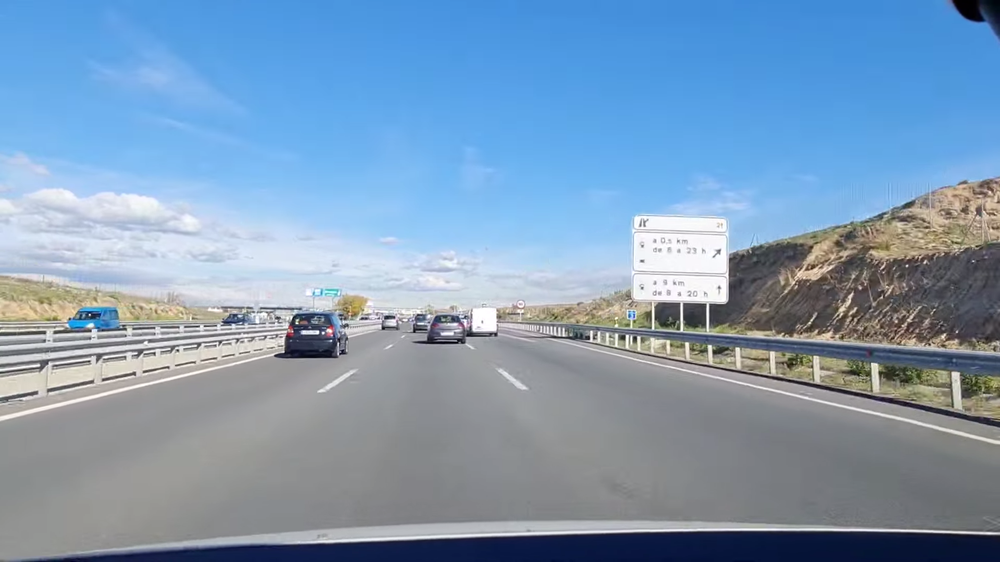
#> input picture test_detection/00000.png, 1000 x 562 px, shrunk from 1920 x 1080 before the run
$ python -i vision.py   (imports and definitions only)
#> lines starting #> are read from the running program, lines starting #| are printed output that depends on the picture
#> further down, picture is the input picture: shape (562, 1000, 3); mean B, G, R 182.1, 154.8, 127.1
import cv2
import numpy as np

# [99 lines left out: functions apply_nms, suppress_contained, estimate_fog_conditions, not called in this run]

# Aplica CLAHE en espacio LAB para mejorar contraste local.
def enhance_image_clahe(image):
    """
    Aplica CLAHE (Contrast Limited Adaptive Histogram Equalization) en el canal de Luminancia (L) del espacio LAB.

    Motivo: A diferencia de la ecualización de histograma normal que actúa sobre toda la imagen,
    CLAHE opera en pequeños bloques mejorando el contraste local sin amplificar en exceso
    el ruido. Esto es vital para revelar paneles ocultos por mala iluminación.
    El espacio LAB se usa porque separa completamente la luminosidad (L) del color (A, B).
    """
    lab = cv2.cvtColor(image, cv2.COLOR_BGR2LAB)
#> lab: shape (562, 1000, 3); mean of channels 0, 1, 2 159.9, 127.3, 111.4
    l_ch, a_ch, b_ch = cv2.split(lab)
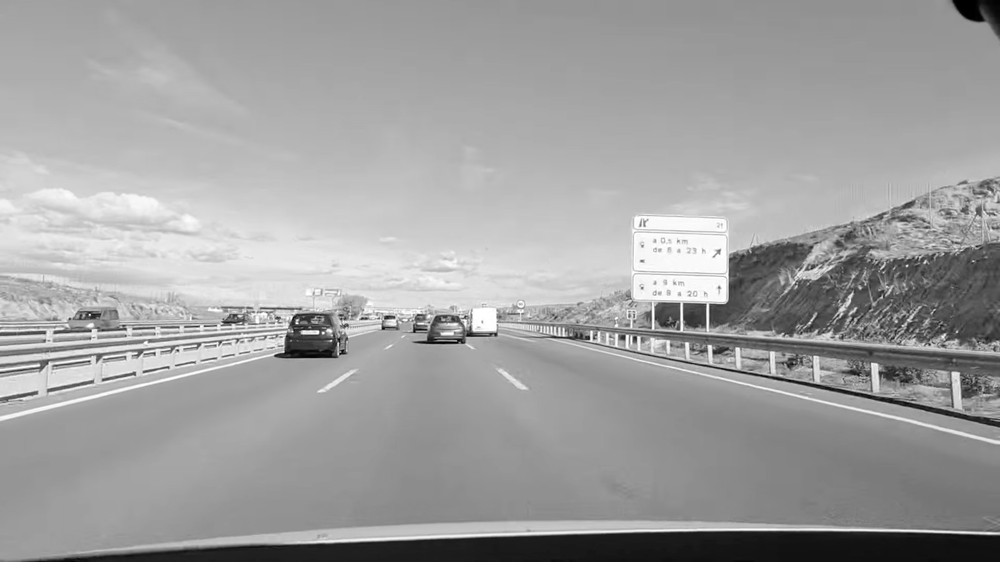
#> l_ch: shape (562, 1000); min 0, max 255, mean 159.9
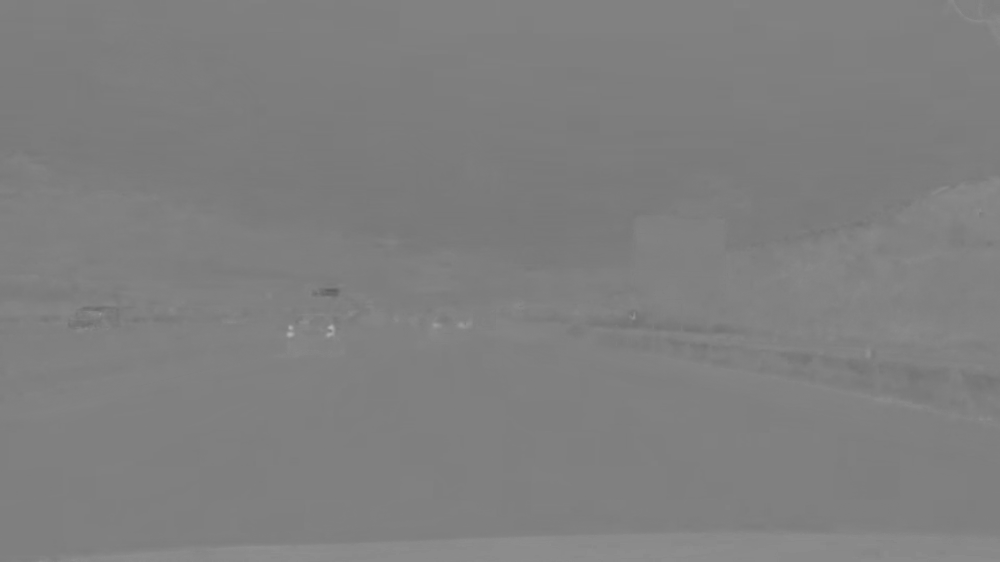
#> a_ch: shape (562, 1000); min 95, max 178, mean 127.3
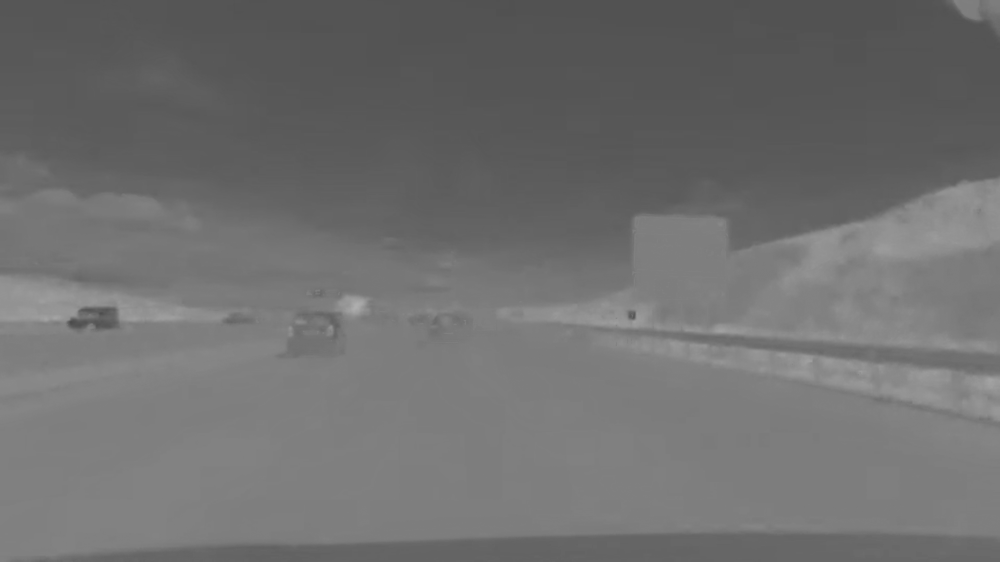
#> b_ch: shape (562, 1000); min 75, max 174, mean 111.4
    clahe = cv2.createCLAHE(clipLimit=4.0, tileGridSize=(8, 8))
    lab_enh = cv2.merge([clahe.apply(l_ch), a_ch, b_ch])
#> lab_enh: shape (562, 1000, 3); mean of channels 0, 1, 2 143.5, 127.3, 111.4
    enh_bgr = cv2.cvtColor(lab_enh, cv2.COLOR_LAB2BGR)
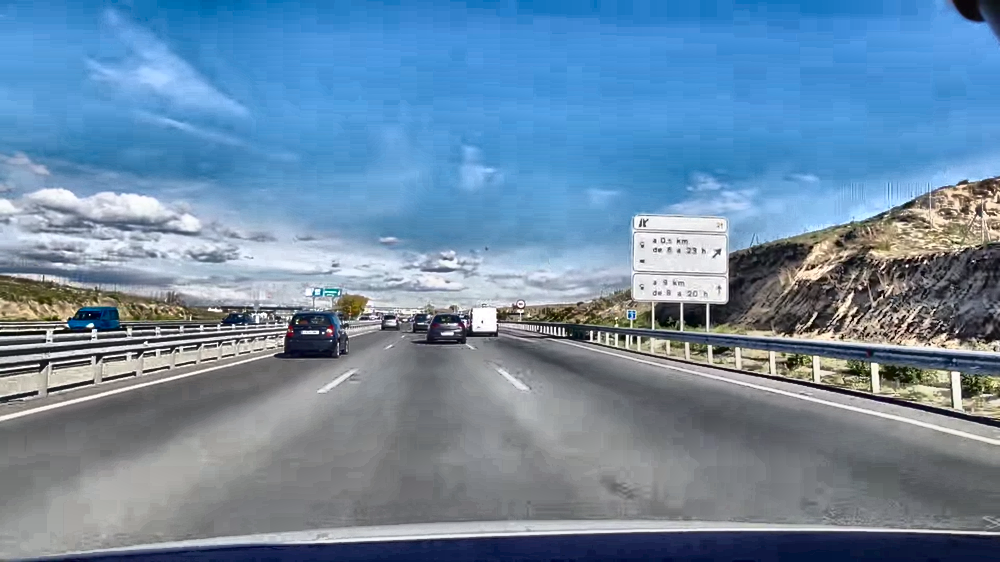
#> enh_bgr: shape (562, 1000, 3); mean B, G, R 165.1, 138.4, 109.2
    enh_hsv = cv2.cvtColor(enh_bgr, cv2.COLOR_BGR2HSV)
#> enh_hsv: shape (562, 1000, 3); mean H, S, V 94.6, 85.7, 167.9
    enh_gray_eq = cv2.cvtColor(enh_bgr, cv2.COLOR_BGR2GRAY)
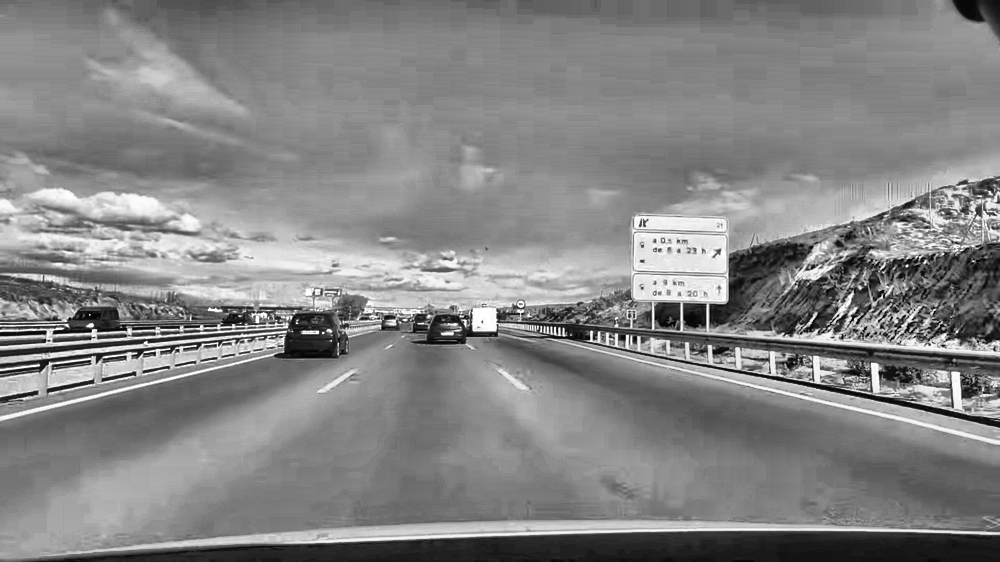
#> enh_gray_eq: shape (562, 1000); min 2, max 255, mean 132.7
    return enh_bgr, enh_hsv, enh_gray_eq


# Genera la máscara ideal para el score de correlación.
# [16 lines left out: function build_ideal_mask, not called in this run]

>>> import cv2
>>> picture = cv2.imread('../test_detection/00000.png')
>>> result = enhance_image_clahe(picture)

$ run again, on test_detection/00001.png
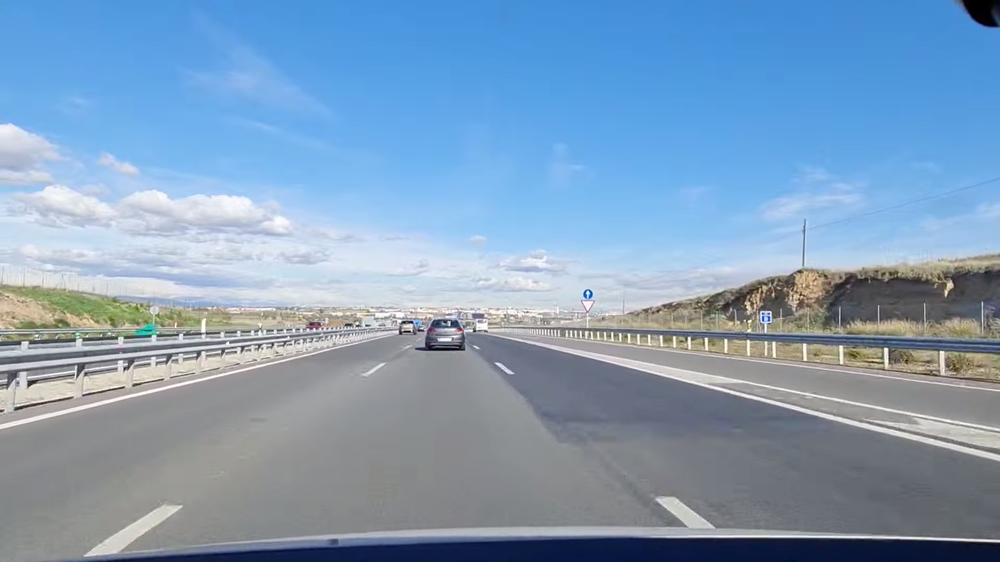
#> input picture test_detection/00001.png, 1000 x 562 px, shrunk from 1920 x 1080 before the run
#> picture is the input picture: shape (562, 1000, 3); mean B, G, R 185.4, 157.4, 129
#> lab: shape (562, 1000, 3); mean of channels 0, 1, 2 162.5, 127, 111
#> in enhance_image_clahe, `l_ch, a_ch, b_ch = cv2.split(lab)`:
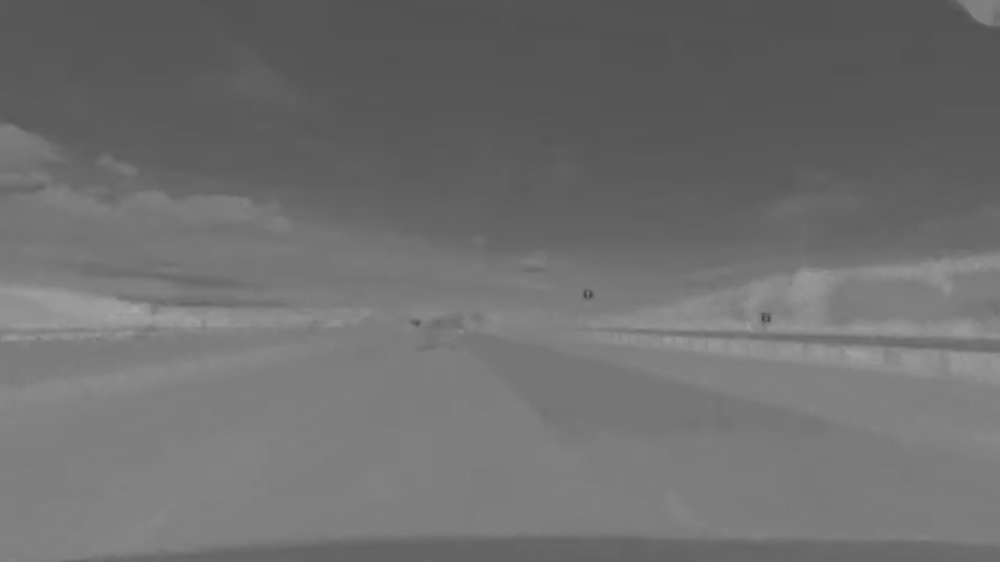
#> b_ch: shape (562, 1000); min 68, max 168, mean 111
#> lab_enh: shape (562, 1000, 3); mean of channels 0, 1, 2 143.5, 127, 111
#> enh_hsv: shape (562, 1000, 3); mean H, S, V 94.7, 86.3, 167.9
#> in enhance_image_clahe, `enh_gray_eq = cv2.cvtColor(enh_bgr, cv2.COLOR_BGR2GRAY)`:
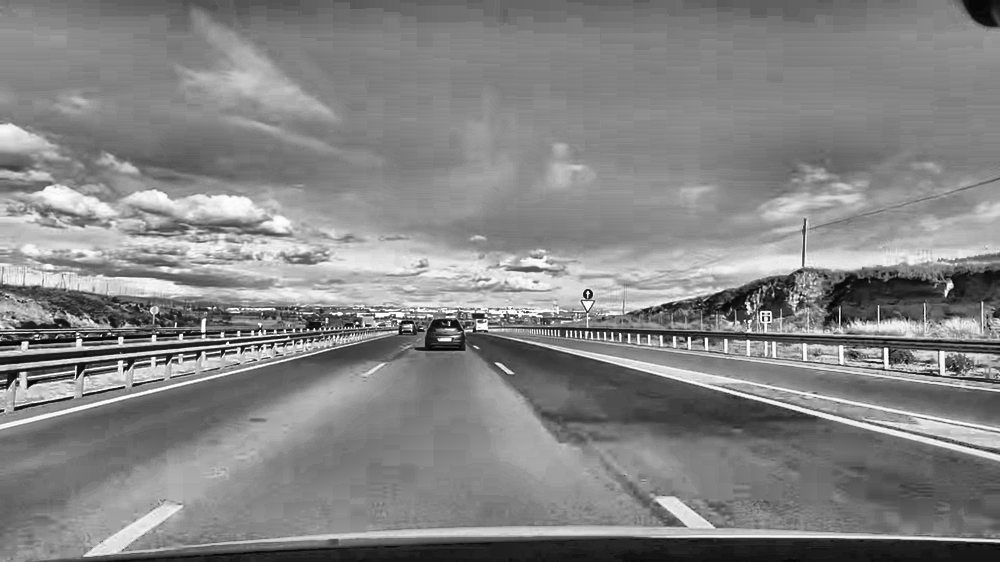
#> enh_gray_eq: shape (562, 1000); min 1, max 255, mean 132.6

$ run again, on test_detection/00002.png
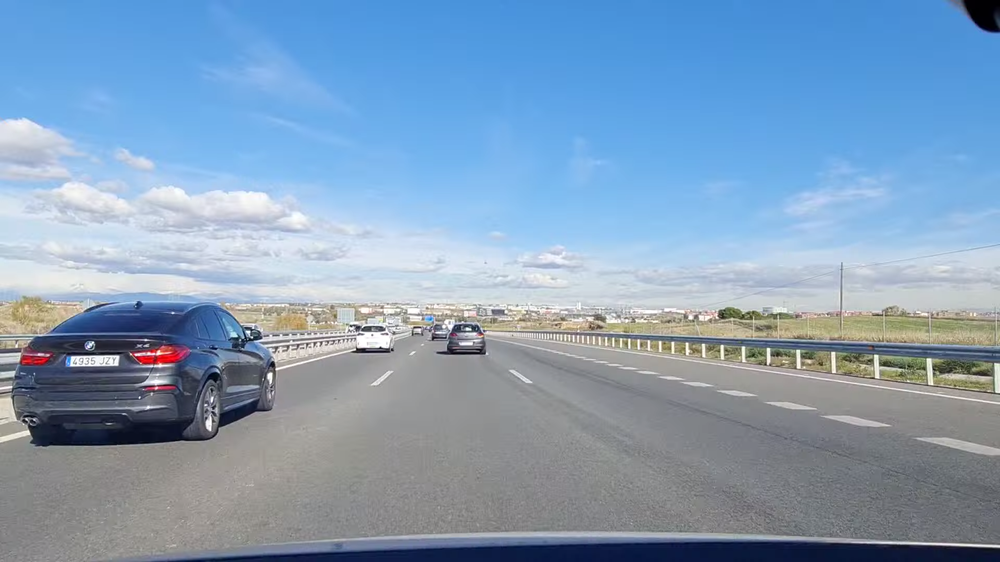
#> input picture test_detection/00002.png, 1000 x 562 px, shrunk from 1920 x 1080 before the run
#> picture is the input picture: shape (562, 1000, 3); mean B, G, R 185.4, 158.5, 131.6
#> lab: shape (562, 1000, 3); mean of channels 0, 1, 2 163.6, 127.1, 111.6
#> in enhance_image_clahe, `l_ch, a_ch, b_ch = cv2.split(lab)`:
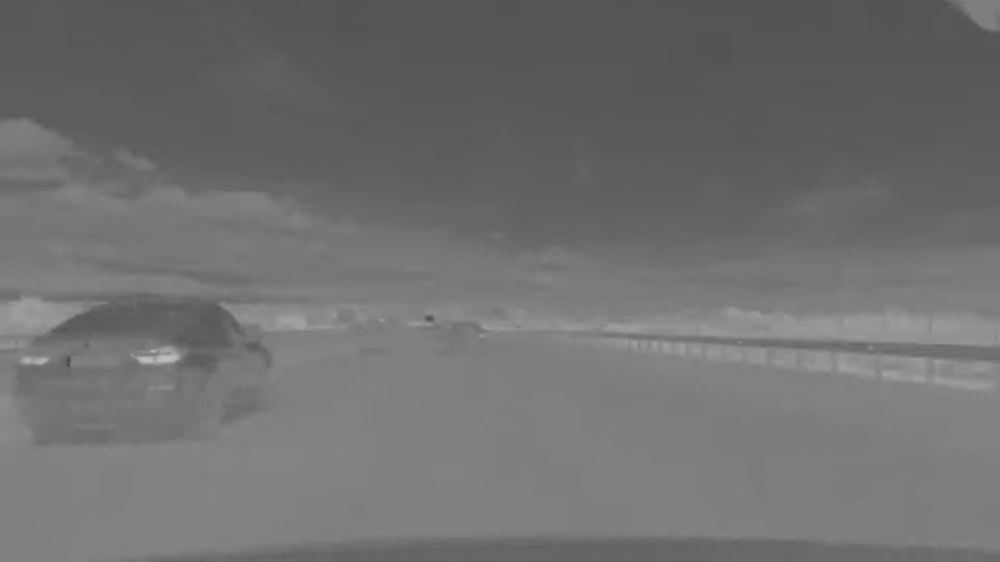
#> b_ch: shape (562, 1000); min 73, max 190, mean 111.6
#> lab_enh: shape (562, 1000, 3); mean of channels 0, 1, 2 146.2, 127.1, 111.6
#> enh_hsv: shape (562, 1000, 3); mean H, S, V 91.2, 85.3, 169.7
#> in enhance_image_clahe, `enh_gray_eq = cv2.cvtColor(enh_bgr, cv2.COLOR_BGR2GRAY)`:
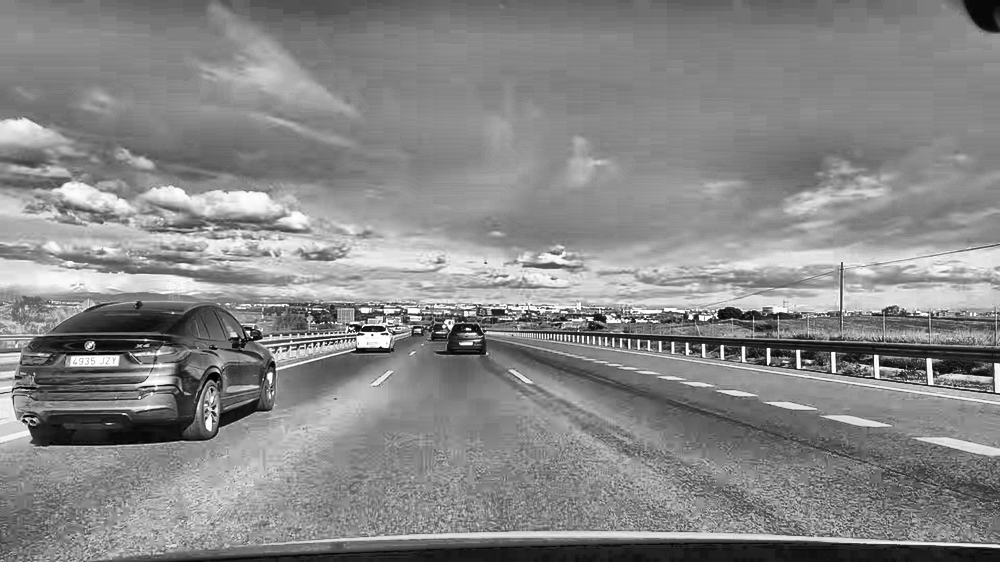
#> enh_gray_eq: shape (562, 1000); min 1, max 255, mean 135.5

$ run again, on test_detection/00003.png
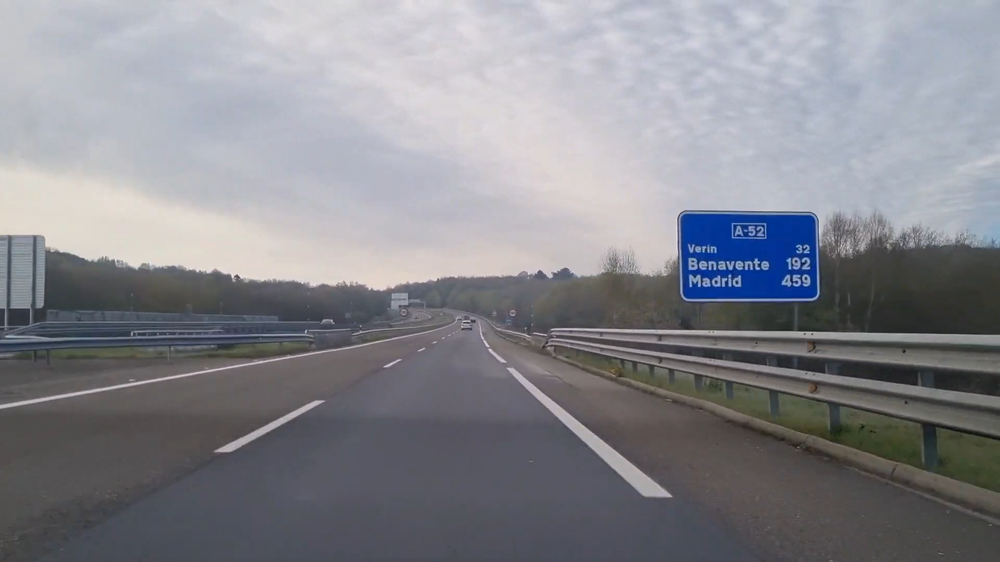
#> input picture test_detection/00003.png, 1000 x 562 px, shrunk from 1920 x 1080 before the run
#> picture is the input picture: shape (562, 1000, 3); mean B, G, R 141.6, 135.3, 134.6
#> lab: shape (562, 1000, 3); mean of channels 0, 1, 2 142.3, 129.4, 124.7
#> in enhance_image_clahe, `l_ch, a_ch, b_ch = cv2.split(lab)`:
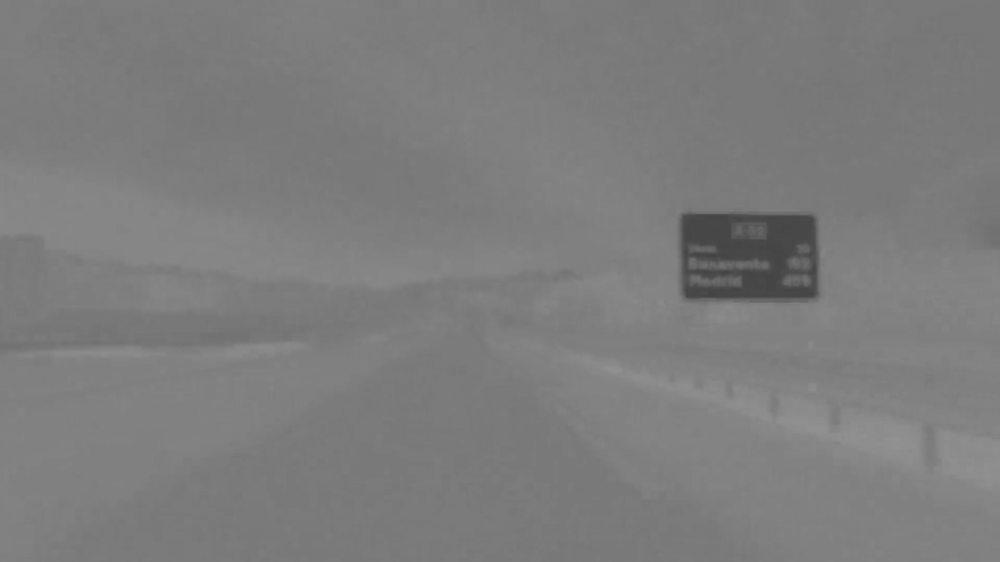
#> b_ch: shape (562, 1000); min 67, max 147, mean 124.7
#> lab_enh: shape (562, 1000, 3); mean of channels 0, 1, 2 142.3, 129.4, 124.7
#> enh_hsv: shape (562, 1000, 3); mean H, S, V 95.4, 25.4, 144
#> in enhance_image_clahe, `enh_gray_eq = cv2.cvtColor(enh_bgr, cv2.COLOR_BGR2GRAY)`:
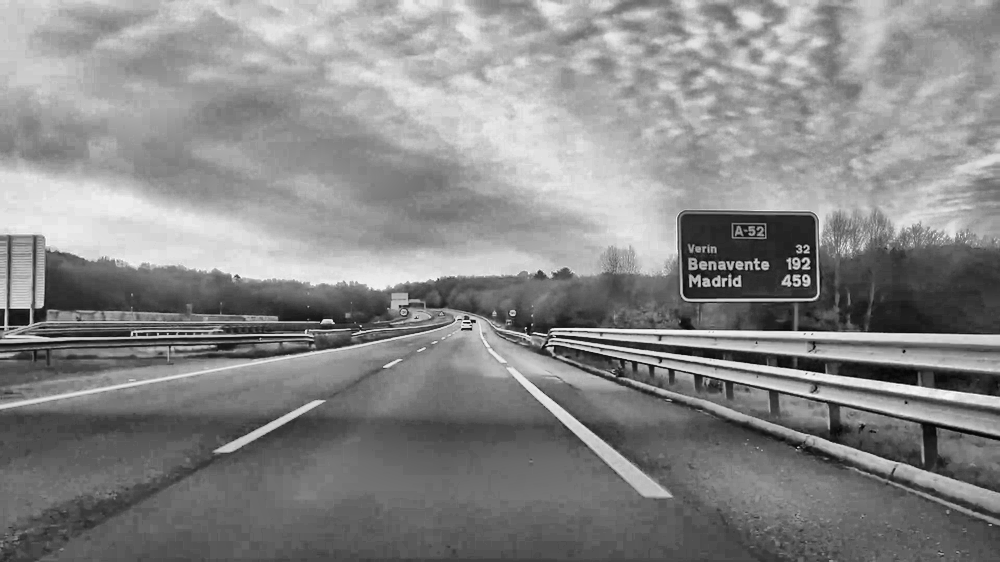
#> enh_gray_eq: shape (562, 1000); min 2, max 248, mean 135.5
